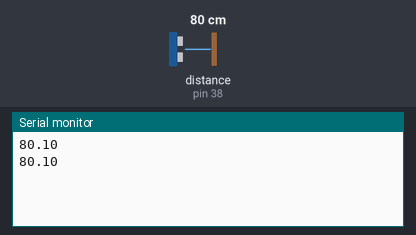
This sketch was run on a simulated Arduino Mega 2560, built with avr-gcc and run on an emulated ATmega2560. Shown: the last lines printed to the serial monitor. Wiring (inferred from the names in the program): ultrasonic range finder: trigger pin 40; echo pin 38. The inputs (shaded band) are chosen by the test bench; at power-on: distance to the obstacle (sensor on pin 38) 80 cm. The echo pulse lasts 58.3 µs per cm.

Above: at 1.8 s.
1.9 s: distance to the obstacle (sensor on pin 38) set to 2 cm
At 2.4 s:
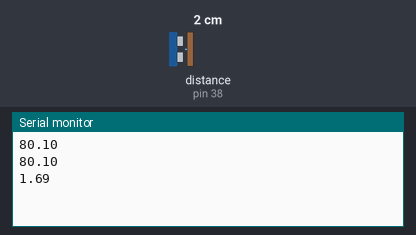
3.4 s: distance to the obstacle (sensor on pin 38) set to 4 cm
At 4.8 s:
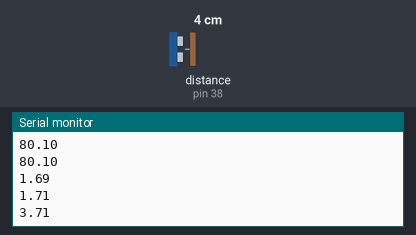
Timing chart, 0 to 6.4 s (numbered marks = the images above; inputs shaded):
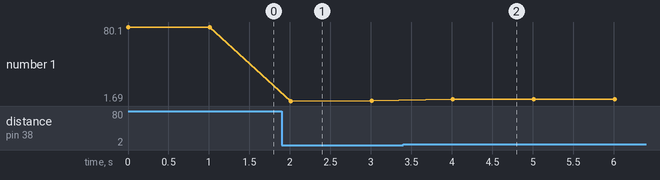

The sketch:

test_Ultrason.ino
```cpp
float distance;
const int DIN_ECHO = 38;
const int DOUT_TRIGGER = 40;

void setup() {
  Serial.begin(9600);
  pinMode(DOUT_TRIGGER, OUTPUT);
  pinMode(DIN_ECHO, INPUT);

}

void loop() {
  digitalWrite(DOUT_TRIGGER, LOW);
  delayMicroseconds (2);
  digitalWrite(DOUT_TRIGGER, HIGH);
  delayMicroseconds (10);
  digitalWrite(DOUT_TRIGGER, LOW);
  distance = pulseIn(DIN_ECHO, HIGH) /58.0;

  Serial.println(distance);
  delay (1000);

}
```

Measured:
- after the input at 1.9 s, the serial monitor: prints a new line after 0.11 s (image 1)
- after the input at 3.4 s, the serial monitor: prints a new line after 0.61 s (image 2)
- plotted number 1: 80.1 → 1.71 after the input at 1.9 s, 1.71 → 3.71 after the input at 3.4 s
